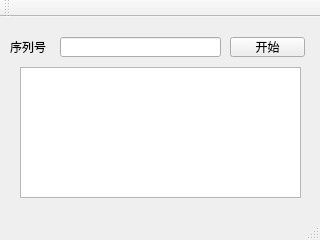
<?xml version="1.0" encoding="UTF-8"?>
<ui version="4.0">
 <class>RegisterClass</class>
 <widget class="QMainWindow" name="RegisterClass">
  <property name="geometry">
   <rect>
    <x>0</x>
    <y>0</y>
    <width>320</width>
    <height>240</height>
   </rect>
  </property>
  <property name="minimumSize">
   <size>
    <width>320</width>
    <height>240</height>
   </size>
  </property>
  <property name="maximumSize">
   <size>
    <width>320</width>
    <height>240</height>
   </size>
  </property>
  <property name="windowTitle">
   <string>Register</string>
  </property>
  <widget class="QWidget" name="centralWidget">
   <widget class="QPushButton" name="clickedPushButton">
    <property name="geometry">
     <rect>
      <x>230</x>
      <y>20</y>
      <width>75</width>
      <height>20</height>
     </rect>
    </property>
    <property name="text">
     <string>开始</string>
    </property>
   </widget>
   <widget class="QLabel" name="label">
    <property name="geometry">
     <rect>
      <x>10</x>
      <y>20</y>
      <width>54</width>
      <height>20</height>
     </rect>
    </property>
    <property name="text">
     <string>序列号</string>
    </property>
   </widget>
   <widget class="QLineEdit" name="outputLineEdit">
    <property name="geometry">
     <rect>
      <x>60</x>
      <y>20</y>
      <width>161</width>
      <height>20</height>
     </rect>
    </property>
   </widget>
   <widget class="QPlainTextEdit" name="outputPlainTextEdit">
    <property name="geometry">
     <rect>
      <x>20</x>
      <y>50</y>
      <width>281</width>
      <height>131</height>
     </rect>
    </property>
   </widget>
  </widget>
  <widget class="QMenuBar" name="menuBar">
   <property name="geometry">
    <rect>
     <x>0</x>
     <y>0</y>
     <width>320</width>
     <height>23</height>
    </rect>
   </property>
  </widget>
  <widget class="QToolBar" name="mainToolBar">
   <attribute name="toolBarArea">
    <enum>TopToolBarArea</enum>
   </attribute>
   <attribute name="toolBarBreak">
    <bool>false</bool>
   </attribute>
  </widget>
  <widget class="QStatusBar" name="statusBar"/>
 </widget>
 <layoutdefault spacing="6" margin="11"/>
 <resources>
  <include location="register.qrc"/>
 </resources>
 <connections/>
</ui>
